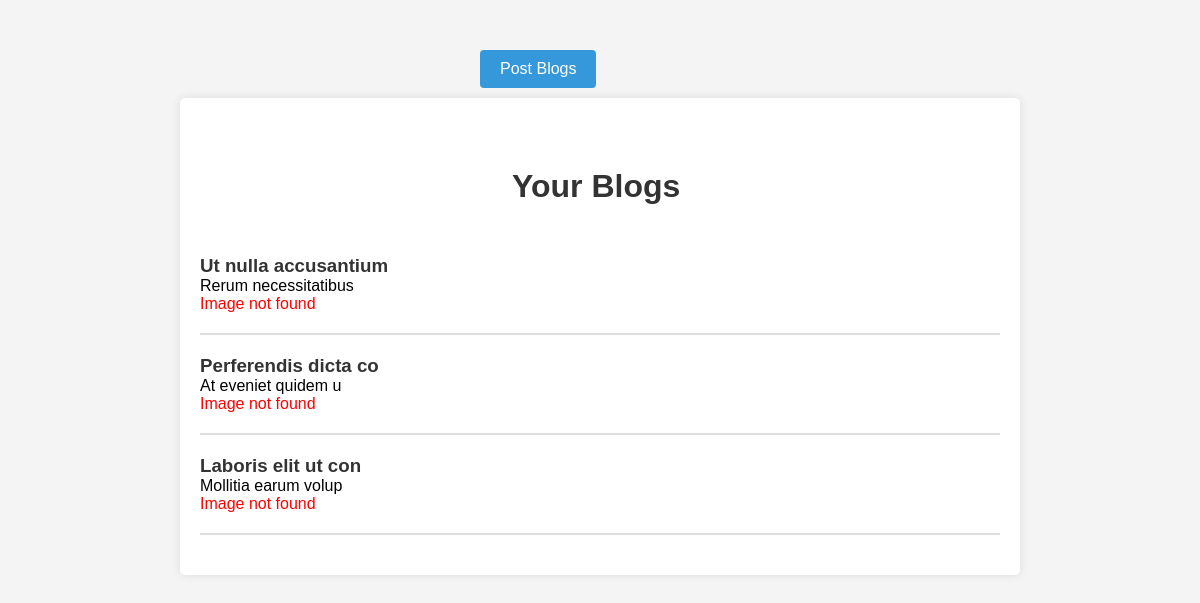
Screenshot of /display_blogs.php (signed in) with the database file from the repository.
### tables this page shows
CREATE TABLE `blogs` (
  `id` int(20) NOT NULL,
  `title` varchar(255) NOT NULL,
  `description` varchar(255) NOT NULL,
  `image` varchar(255) NOT NULL,
  `student_id` int(255) NOT NULL
);

### display_blogs.php (the view, shortened to what this page needs)
<div class="post">
    <a href="post_blog.php" class="button">Post Blogs</a>
</div>
<?php
include 'db.php';
if (isset($_SESSION['loggedin'])) {
    $studentId = $_SESSION['studentId'];
    $stmt = $pdo->prepare("SELECT * FROM blogs WHERE student_id = ?");
    $stmt->execute([$studentId]);
    $blogs = $stmt->fetchAll();
    if ($blogs) :
        echo '<div class="container display_blogs-container">';
        echo "<h1 style=\"margin: 50px; margin-left: 39%;\">Your Blogs</h1>";
        foreach ($blogs as $blog) :
            echo '<div class="blog-item">';
            echo '<h3>' . $blog['title'] . '</h3>';
            echo '<p>' . $blog['description'] . '</p>';
            $imageFileName = $blog['image'];
            $imagePath = 'uploads/' . $imageFileName;
            if (file_exists($imagePath)) {
                echo '<img src="' . $imagePath . '" alt="Blog Image" width="100">';
            } else {
                echo '<p style="color: red;">Image not found</p>';
            }
            echo '<hr>';
            echo '</div>';
        endforeach;
        echo '</div>';
    else :
        echo '<p>No blogs found.</p>';
    endif;
} else {
    header('Location: login.php');
    exit();
}
?>
<link rel="stylesheet" href="styles.css">

### styles.css (style rules this page uses)
body, h1, h2, h3, p, ul, li { margin: 0; padding: 0; }
.container { max-width: 800px; margin: 0 auto; padding: 20px; background-color: #fff; border-radius: 5px; box-shadow: 0 0 10px rgba(0, 0, 0, 0.1); }
h1, h2, h3 { color: #333; }
hr { border: 1px solid #ddd; margin: 20px 0; }
.button { display: inline-block; padding: 10px 20px; background-color: #3498db; color: #fff; text-decoration: none; border-radius: 4px; margin-bottom: 10px; margin-top: 50px; margin-left: 40%; }

### rows the page displays
blogs: title "Ut nulla accusantium", description "Rerum necessitatibus", shows "Image not found"
blogs: title "Perferendis dicta co", description "At eveniet quidem u", shows "Image not found"
blogs: title "Laboris elit ut con", description "Mollitia earum volup", image "Image not found"
